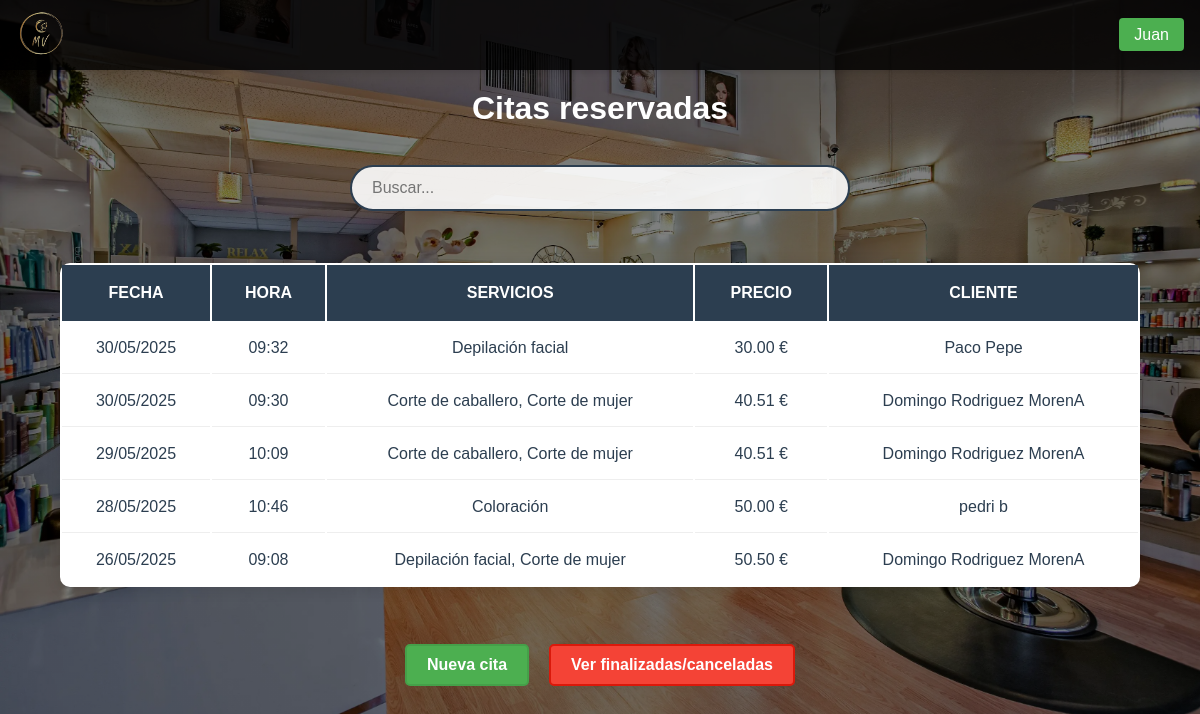
/paginas/citas.php (signed in), run on the app's committed database.
### tables this page shows
CREATE TABLE `citas` (
  `id_cita` int NOT NULL AUTO_INCREMENT,
  `id_cliente` int DEFAULT NULL,
  `fecha_cita` date NOT NULL,
  `hora_inicio` time NOT NULL,
  `hora_fin` time DEFAULT NULL,
  `estado` enum('reservada','cancelada','finalizada') NOT NULL,
  `duracion_total` int NOT NULL,
  `precio_final` decimal(10,2) DEFAULT NULL,
  PRIMARY KEY (`id_cita`),
  KEY `id_cliente` (`id_cliente`),
  KEY `idx_fecha_cita` (`fecha_cita`),
  CONSTRAINT `citas_ibfk_1` FOREIGN KEY (`id_cliente`) REFERENCES `clientes` (`id_cliente`)
);

### funcionalidades/verificar_admin.php (called while the page is built, shortened)
<?php
function esAdministrador($conn) {
    try {
        $stmt = $conn->prepare("SELECT es_admin FROM empleados WHERE dni = :dni AND activo = 1");
        $stmt->execute([':dni' => $_SESSION['dni']]);
        return ($stmt->fetch(PDO::FETCH_COLUMN) == 1);
    } catch (PDOException $e) {
        error_log("Error verificando admin: " . $e->getMessage());
        return false;
    }
}

### paginas/citas.php (the view, shortened to what this page needs)
<!DOCTYPE html>
<html lang="es">
<head>
    <link rel="stylesheet" href="/TFGPeluqueria/css/styles.css">
</head>
<body>
    <?php
        require_once $_SERVER['DOCUMENT_ROOT'] . '/TFGPeluqueria/funcionalidades/conexion.php';
        require_once $_SERVER['DOCUMENT_ROOT'] . '/TFGPeluqueria/funcionalidades/verificar_admin.php';
        include $_SERVER['DOCUMENT_ROOT'] . '/TFGPeluqueria/plantillas/navbar.php';
        $esAdmin = esAdministrador($conn);
        $filtro = $_GET['filtro'] ?? 'reservadas';
        $condicionEstado = ($filtro === 'reservadas')
            ? "c.estado = 'reservada'"
            : "c.estado IN ('finalizada', 'cancelada')";
        $citas = [];
        try {
            $stmt = $conn->prepare("
                SELECT c.id_cita, c.fecha_cita, c.hora_inicio, c.estado,
                    c.precio_final,
                    GROUP_CONCAT(s.nombre_servicio SEPARATOR ', ') AS servicios,
                    CONCAT(cli.nombre, ' ', cli.apellidos) AS cliente
                FROM citas c
                JOIN clientes cli ON c.id_cliente = cli.id_cliente
                JOIN citas_servicios cs ON c.id_cita = cs.id_cita
                JOIN servicios s ON cs.id_servicio = s.id_servicio
            WHERE $condicionEstado
                GROUP BY c.id_cita
                ORDER BY c.fecha_cita DESC, c.hora_inicio DESC
            ");
            $stmt->execute();
            $citas = $stmt->fetchAll(PDO::FETCH_ASSOC);
        } catch (PDOException $e) {
            echo "Error al obtener citas: " . $e->getMessage();
        }
    ?>
    <div class="contenedor-principal">
        <h1>Citas <?= $filtro === 'reservadas' ? 'reservadas' : 'finalizadas o canceladas' ?></h1>
        <br>
        <?php if (empty($citas)): ?>
                <p>No hay citas <?= $filtro === 'reservadas' ? 'reservadas' : 'finalizadas o canceladas' ?>.</p>
        <?php else: ?>
	    <div class="contenedor-busqueda">
                <input type="text" id="buscador-general" class="buscador-general input-busqueda"  placeholder="Buscar..." data-tabla=".tabla-scroll .tabla-citas">
	    </div>
	    <div class="tabla-scroll">
            <table class="tabla-citas">
                <thead>
                    <tr>
                        <th>Fecha</th>
                        <th>Hora</th>
                        <th>Servicios</th>
                        <th>Precio</th>
                        <th>Cliente</th>
		            </tr>
                </thead>
                <tbody>
                    <?php foreach ($citas as $cita): ?>
                        <tr onclick="window.location='/TFGPeluqueria/paginas/datos_cita.php?id_cita=<?= $cita['id_cita'] ?>'" style="cursor: pointer;">
                            <td><?= date('d/m/Y', strtotime($cita['fecha_cita'])) ?></td>
                            <td><?= date('H:i', strtotime($cita['hora_inicio'])) ?></td>
                            <td><?= $cita['servicios'] ?></td>
                            <td><?= number_format($cita['precio_final'], 2) ?> €</td>
                            <td><?= $cita['cliente'] ?></td>
                        </tr>
                    <?php endforeach; ?>
                </tbody>
            </table>
	    </div>
        <?php endif; ?>
        <div class="contenedor-botones">
            <?php if ($esAdmin): ?>
                <a href="/TFGPeluqueria/paginas/seleccionar_cliente.php" class="boton-alta">Nueva cita</a>
                <a href="citas.php?filtro=<?= $filtro === 'reservadas' ? 'finalizadas' : 'reservadas' ?>"
                class="boton-baja">
                    <?= $filtro === 'reservadas' ? 'Ver finalizadas/canceladas' : 'Ver reservadas' ?>
                </a>
            <?php endif; ?>
        </div>
    </div>
</body>
</html>

### css/styles.css (style rules this page uses)
* { margin: 0; padding: 0; box-sizing: border-box; font-family: 'Arial', sans-serif; }
:root { --color-primario: #2c3e50; --color-secundario: #e67e22; --fondo-beige: #FFF8DC; --tabla-dorado: #20d4da; --color-desplegables: rgba(25, 121, 230, 0.459); }
html, body { background-color: #000; color: white; }
body { min-height: 100vh; position: relative; margin: 0; padding: 0; }
body::before { content: ""; position: absolute; top: 0; left: 0; width: 100%; height: 100%; background: linear-gradient(rgba(0, 0, 0, 0.5), rgba(0, 0, 0, 0.5)), url('/TFGPeluqueria/imagenes/Fondo.webp') center/cover; background-attachment: scroll; }
.contenedor-principal, .registros-container { padding-top: 90px; position: relative; color: white; min-height: 100vh; display: flex; flex-direction: column; justify-content: flex-start; align-items: center; text-align: center; }
.tabla-citas { width: 90%; margin: 2rem auto; background: white; border-radius: 10px; box-shadow: 0 2px 15px rgba(0, 0, 0, 0.1); overflow: hidden; overflow-x: auto; }
.tabla-citas th { background-color: var(--color-primario); color: white; padding: 1.2rem; text-align: center; font-weight: 600; text-transform: uppercase; }
.tabla-citas td { padding: 1rem; border-bottom: 1px solid #eeeeee; color: var(--color-primario); }
.tabla-citas tr:last-child td { border-bottom: none; }
.tabla-scroll { width: 100%; overflow-x: auto; }
.contenedor-busqueda { margin: 20px 0; width: 90%; max-width: 500px; }
.input-busqueda { width: 100%; padding: 12px 20px; border: 2px solid var(--color-primario); border-radius: 25px; font-size: 16px; background: rgba(255, 255, 255, 0.9); transition: all 0.3s ease; }
.boton-alta { background-color: #4CAF50; border: 2px solid #45a049; }
.contenedor-botones { display: flex; gap: 10px; margin: 15px 0; }
.boton-alta, .boton-baja { display: inline-block; padding: 10px 20px; border-radius: 5px; text-decoration: none; color: white; font-weight: bold; transition: background-color 0.3s ease; margin: 10px 5px; }
.boton-baja { background-color: #f44336; border: 2px solid #da190b; }

### data on the page
citas: fecha_cita "30/05/2025", hora_inicio "09:32", servicios "Depilación facial", precio_final "30.00", cliente "Paco Pepe"
citas: fecha_cita "30/05/2025", hora_inicio "09:30", servicios "Corte de caballero, Corte de mujer", precio_final "40.51", cliente "Domingo Rodriguez MorenA"
citas: fecha_cita "29/05/2025", hora_inicio "10:09", servicios "Corte de caballero, Corte de mujer", precio_final "40.51", cliente "Domingo Rodriguez MorenA"
citas: fecha_cita "28/05/2025", hora_inicio "10:46", servicios "Coloración", precio_final "50.00", cliente "pedri b"
citas: fecha_cita "26/05/2025", hora_inicio "09:08", servicios "Depilación facial, Corte de mujer", precio_final "50.50", cliente "Domingo Rodriguez MorenA"

### other printed values
$_SESSION['nombre'] "Juan"
